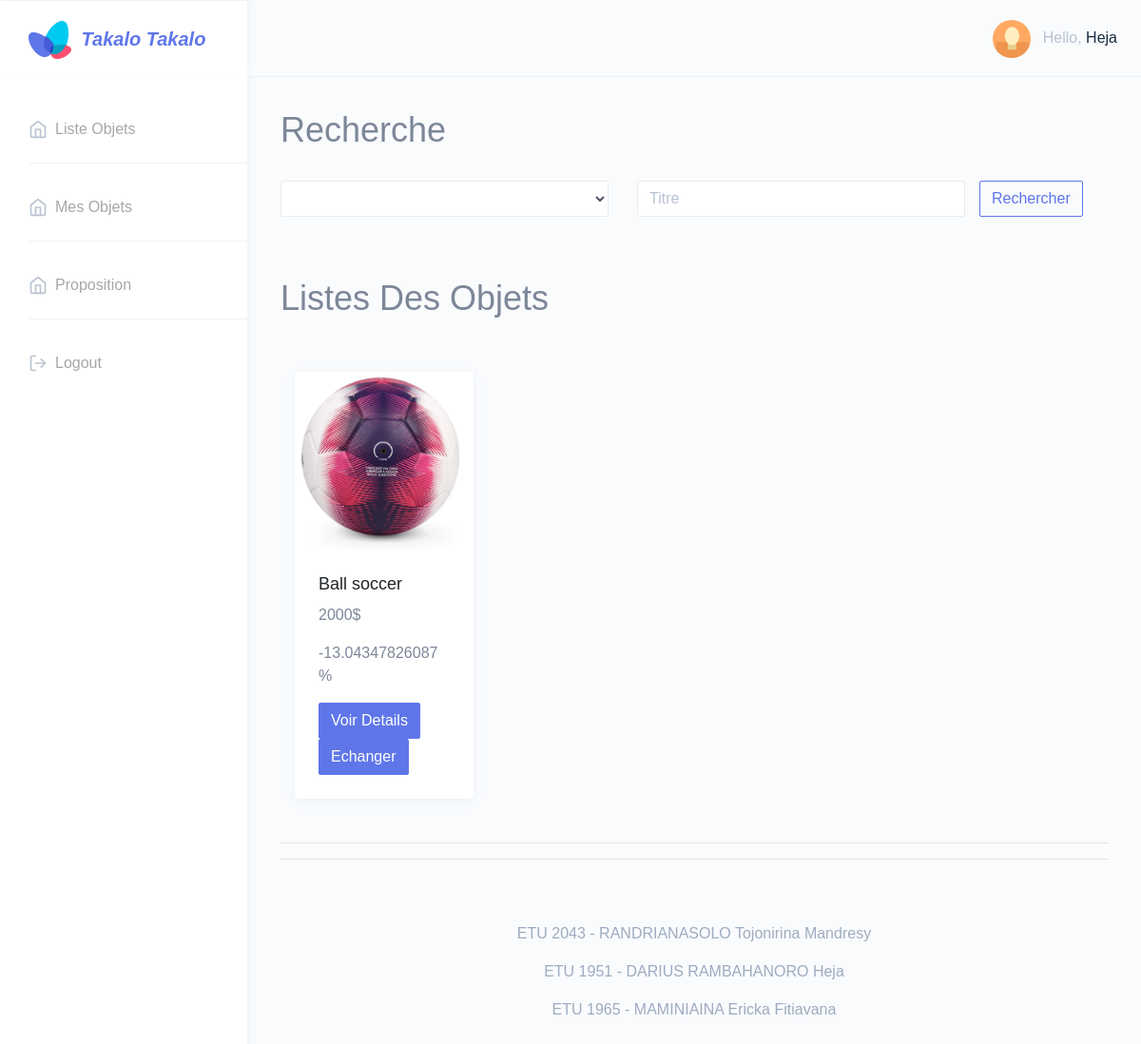
The app's page /Options/plusOuMoins/20/2 (signed in) with its own data.
### tables this page shows
CREATE TABLE objet(
    id_objet int AUTO_INCREMENT,
    id_categorie int,
    id_utilisateur int,
    titre VARCHAR(30),
    description VARCHAR(500),
    image VARCHAR(20),
    prix double,
    etat int,

    PRIMARY KEY (id_objet),
    FOREIGN KEY (id_categorie) REFERENCES categorie(id_categorie),
    FOREIGN KEY (id_utilisateur) REFERENCES utilisateur(id_utilisateur)

);

### application/views/template/template.php (called while the page is built, shortened)
<?php
	$this->load->view('template/header');
	$this->load->view($page);
?>

### application/controllers/Options.php (called while the page is built, shortened)
<?php
class Options extends CI_Controller {
	public function __construct(){
        $this->load->model('Objet');
        $this->load->model('Categorie');
	}
	public function plusOuMoins($marge,$id_objet){
		$objet = $this->Objet->getObjetId($id_objet);
		$liste_objet = $this->Objet->getPlusOuMoins($marge,$id_objet);
		$data['id_objet']=$id_objet;
		$data['objet']=$liste_objet;
		$data['page']='Liste_Objet';
		$plusMoins = array();
		for ($i=0; $i <count($liste_objet) ; $i++) {
			array_push($plusMoins,$this->Objet->calculDifference($objet['prix'],$liste_objet[$i]['prix']));
		}
		$data['pm']=$plusMoins;
		$this->load->view('template/template',$data);
	}
}

### index.php (called while the page is built, shortened)
<?php
require_once BASEPATH.'core/CodeIgniter.php';

### application/models/Objet.php (called while the page is built, shortened)
<?php
    class Objet extends CI_Model{
        public function getObjetId($id){
            $query=$this->db->get_where('objet',array('id_objet'=>$id));
            return $query->row_array();
        }
        public function getPlusOuMoins($marge,$id_objet){
            $objet = $this->getObjetId($id_objet);
            $plus = $objet['prix']+($objet['prix']*$marge/100);
            $moins = $objet['prix']-($objet['prix']*$marge/100);
            $liste_objet = $this->db->query('select * from objet where id_objet!='.$objet['id_objet'].' and prix>='.$moins.' and prix<='.$plus);
            return $liste_objet->result_array();
        }
    }
?>

### application/views/Liste_Objet.php (the view, shortened to what this page needs)
<h1>Recherche</h1>
<br>
<?php echo form_open('Recherche/resultatRecherche') ?>
    <div class="row">
        <div class="col-md-5">
            <div class="form-group">
                <select name="id_categorie" class="form-control" id="nametext">
                </select>
            </div>
        </div>
        <div class="col-md-5">
            <div class="form-group">
                <input type="text" class="form-control" name="titre" placeholder="Titre">
            </div>
        </div>
        <div class="form-group">
            <button type="submit" class="btn btn-outline-info float-right">Rechercher</button>
        </div>
    </div>
<?php echo form_close(); ?>
<br>
<br>
<h1>Listes Des Objets</h1>
<br>
<br>
<div class="row">
        <div class="container-fluid">
                    <div class="col-12">
                        <div class="row">
                            <?php $i=0; ?>
                            <?php foreach($objet as $obj){ ?>
                                <div class="col-lg-3 col-md-6">
                                    <div class="card">
                                        <img class="card-img-top img-fluid" src="<?php echo base_url()?>/images/<?php echo $obj['image']; ?>.jpg"
                                            alt="" >
                                        <div class="card-body">
                                            <h4 class="card-title"><?php echo $obj['titre'] ; ?></h4>
                                            <p class="card-text"><?php echo $obj['prix'] ; ?>$ </p>
                                            <p>
                                                <?php if(isset($pm[$i]) && $pm[$i]<0){ ?>
                                                    <?php echo $pm[$i] ?> %
                                                <?php } ?>
                                            </p>
                                            <a class="btn btn-primary" href="<?php echo site_url('Details/GetDetail/'.$obj['id_objet']) ?>">
                                                Voir Details
                                            </a>
                                            <?php if(!isset($id_objet)){ ?>
                                                <a href="<?php echo site_url('Options/mes_objets/'.$obj['id_objet']) ?>" class="btn btn-primary">Echanger</a>
                                            <?php }else{?>
                                                <a href="<?php echo site_url('Options/echanger/'.$id_objet.'/'.$obj['id_objet']) ?>" class="btn btn-primary">Echanger</a>
                                            <?php } ?>
                                        </div>
                                    </div>
                                </div>
                            <?php $i++; } ?>
                    </div>
                </div>
        </div>
    </div>
<hr>
    <hr>

### records on screen
objet: image (picture), titre "Ball soccer", prix "2000", i "-13.04347826087"

### other values on screen
$_SESSION['nom'] "Heja"
